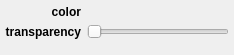
<?xml version="1.0" encoding="UTF-8"?>
<ui version="4.0">
 <class>Form</class>
 <widget class="QWidget" name="Form">
  <property name="geometry">
   <rect>
    <x>0</x>
    <y>0</y>
    <width>234</width>
    <height>55</height>
   </rect>
  </property>
  <property name="windowTitle">
   <string>Form</string>
  </property>
  <layout class="QGridLayout" name="gridLayout">
   <property name="verticalSpacing">
    <number>5</number>
   </property>
   <property name="margin">
    <number>5</number>
   </property>
   <item row="3" column="1" colspan="2">
    <widget class="QColorBox" name="color_color">
     <property name="sizePolicy">
      <sizepolicy hsizetype="Preferred" vsizetype="Minimum">
       <horstretch>0</horstretch>
       <verstretch>0</verstretch>
      </sizepolicy>
     </property>
     <property name="text">
      <string/>
     </property>
    </widget>
   </item>
   <item row="4" column="1" colspan="2">
    <widget class="QSlider" name="value_alpha">
     <property name="maximum">
      <number>100</number>
     </property>
     <property name="orientation">
      <enum>Qt::Horizontal</enum>
     </property>
    </widget>
   </item>
   <item row="4" column="0">
    <widget class="QLabel" name="label_4">
     <property name="font">
      <font>
       <weight>75</weight>
       <bold>true</bold>
      </font>
     </property>
     <property name="text">
      <string>transparency</string>
     </property>
     <property name="alignment">
      <set>Qt::AlignRight|Qt::AlignTrailing|Qt::AlignVCenter</set>
     </property>
    </widget>
   </item>
   <item row="3" column="0">
    <widget class="QLabel" name="label">
     <property name="font">
      <font>
       <weight>75</weight>
       <bold>true</bold>
      </font>
     </property>
     <property name="text">
      <string>color</string>
     </property>
     <property name="alignment">
      <set>Qt::AlignRight|Qt::AlignTrailing|Qt::AlignVCenter</set>
     </property>
    </widget>
   </item>
   <item row="5" column="1">
    <spacer name="verticalSpacer">
     <property name="orientation">
      <enum>Qt::Vertical</enum>
     </property>
     <property name="sizeHint" stdset="0">
      <size>
       <width>20</width>
       <height>40</height>
      </size>
     </property>
    </spacer>
   </item>
  </layout>
 </widget>
 <customwidgets>
  <customwidget>
   <class>QColorBox</class>
   <extends>QLabel</extends>
   <header>glue_qt.utils.qt.colors</header>
  </customwidget>
 </customwidgets>
 <resources/>
 <connections/>
</ui>
